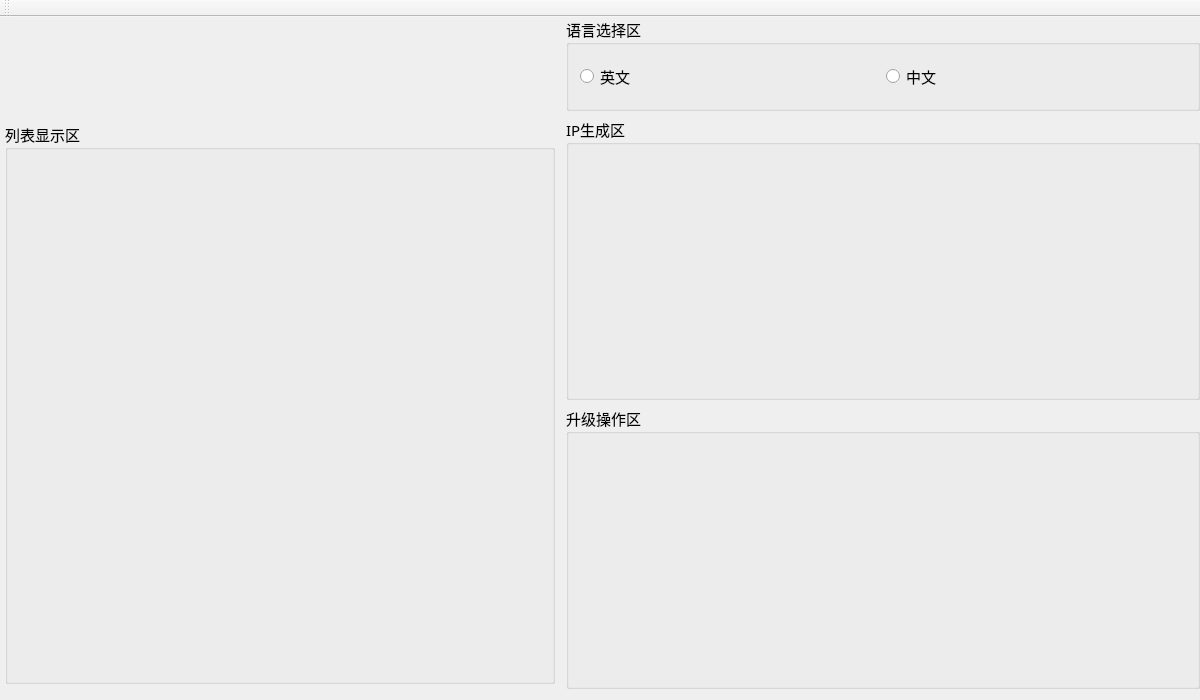
<?xml version="1.0" encoding="UTF-8"?>
<ui version="4.0">
 <class>MainWindow</class>
 <widget class="QMainWindow" name="MainWindow">
  <property name="geometry">
   <rect>
    <x>0</x>
    <y>0</y>
    <width>1200</width>
    <height>700</height>
   </rect>
  </property>
  <property name="minimumSize">
   <size>
    <width>1200</width>
    <height>700</height>
   </size>
  </property>
  <property name="maximumSize">
   <size>
    <width>1200</width>
    <height>700</height>
   </size>
  </property>
  <property name="sizeIncrement">
   <size>
    <width>1200</width>
    <height>700</height>
   </size>
  </property>
  <property name="font">
   <font>
    <family>微软雅黑</family>
    <pointsize>11</pointsize>
   </font>
  </property>
  <property name="windowTitle">
   <string>PDU批量升级工具V1.2</string>
  </property>
  <property name="windowIcon">
   <iconset>
    <normaloff>images/logo.jpg</normaloff>images/logo.jpg</iconset>
  </property>
  <property name="whatsThis">
   <string>我们不一样</string>
  </property>
  <widget class="QWidget" name="centralWidget">
   <layout class="QHBoxLayout" name="horizontalLayout_3" stretch="2,3">
    <property name="leftMargin">
     <number>0</number>
    </property>
    <property name="topMargin">
     <number>0</number>
    </property>
    <property name="rightMargin">
     <number>0</number>
    </property>
    <item>
     <layout class="QVBoxLayout" name="verticalLayout_2">
      <property name="spacing">
       <number>0</number>
      </property>
      <property name="leftMargin">
       <number>5</number>
      </property>
      <property name="topMargin">
       <number>5</number>
      </property>
      <property name="rightMargin">
       <number>5</number>
      </property>
      <property name="bottomMargin">
       <number>5</number>
      </property>
      <item>
       <widget class="QWidget" name="devWid" native="true">
        <property name="sizePolicy">
         <sizepolicy hsizetype="Fixed" vsizetype="Fixed">
          <horstretch>0</horstretch>
          <verstretch>0</verstretch>
         </sizepolicy>
        </property>
        <property name="minimumSize">
         <size>
          <width>550</width>
          <height>100</height>
         </size>
        </property>
        <property name="maximumSize">
         <size>
          <width>550</width>
          <height>100</height>
         </size>
        </property>
       </widget>
      </item>
      <item>
       <widget class="QGroupBox" name="group">
        <property name="title">
         <string>列表显示区</string>
        </property>
        <layout class="QGridLayout" name="gridLayout">
         <property name="leftMargin">
          <number>0</number>
         </property>
         <property name="topMargin">
          <number>5</number>
         </property>
         <property name="rightMargin">
          <number>0</number>
         </property>
         <property name="bottomMargin">
          <number>5</number>
         </property>
         <property name="spacing">
          <number>0</number>
         </property>
         <item row="0" column="0">
          <layout class="QHBoxLayout" name="horizontalLayout">
           <property name="spacing">
            <number>6</number>
           </property>
           <item>
            <widget class="QWidget" name="ipsTabWid" native="true"/>
           </item>
           <item>
            <widget class="QWidget" name="oksTabWid" native="true"/>
           </item>
           <item>
            <widget class="QWidget" name="errsTabWid" native="true"/>
           </item>
          </layout>
         </item>
        </layout>
       </widget>
      </item>
     </layout>
    </item>
    <item>
     <layout class="QVBoxLayout" name="verticalLayout" stretch="1,3,3">
      <item>
       <widget class="QGroupBox" name="languageWid">
        <property name="title">
         <string>语言选择区</string>
        </property>
        <layout class="QHBoxLayout" name="horizontalLayout_2">
         <item>
          <widget class="QRadioButton" name="EnradioBtn">
           <property name="text">
            <string>英文</string>
           </property>
          </widget>
         </item>
         <item>
          <widget class="QRadioButton" name="ChradioBtn">
           <property name="text">
            <string>中文</string>
           </property>
          </widget>
         </item>
        </layout>
       </widget>
      </item>
      <item>
       <widget class="QGroupBox" name="ipWid">
        <property name="title">
         <string>IP生成区</string>
        </property>
       </widget>
      </item>
      <item>
       <widget class="QGroupBox" name="upWid">
        <property name="title">
         <string>升级操作区</string>
        </property>
       </widget>
      </item>
     </layout>
    </item>
   </layout>
  </widget>
  <widget class="QToolBar" name="mainToolBar">
   <property name="windowTitle">
    <string>PDU网络升级工具</string>
   </property>
   <attribute name="toolBarArea">
    <enum>TopToolBarArea</enum>
   </attribute>
   <attribute name="toolBarBreak">
    <bool>false</bool>
   </attribute>
  </widget>
 </widget>
 <layoutdefault spacing="6" margin="11"/>
 <resources/>
 <connections/>
</ui>
